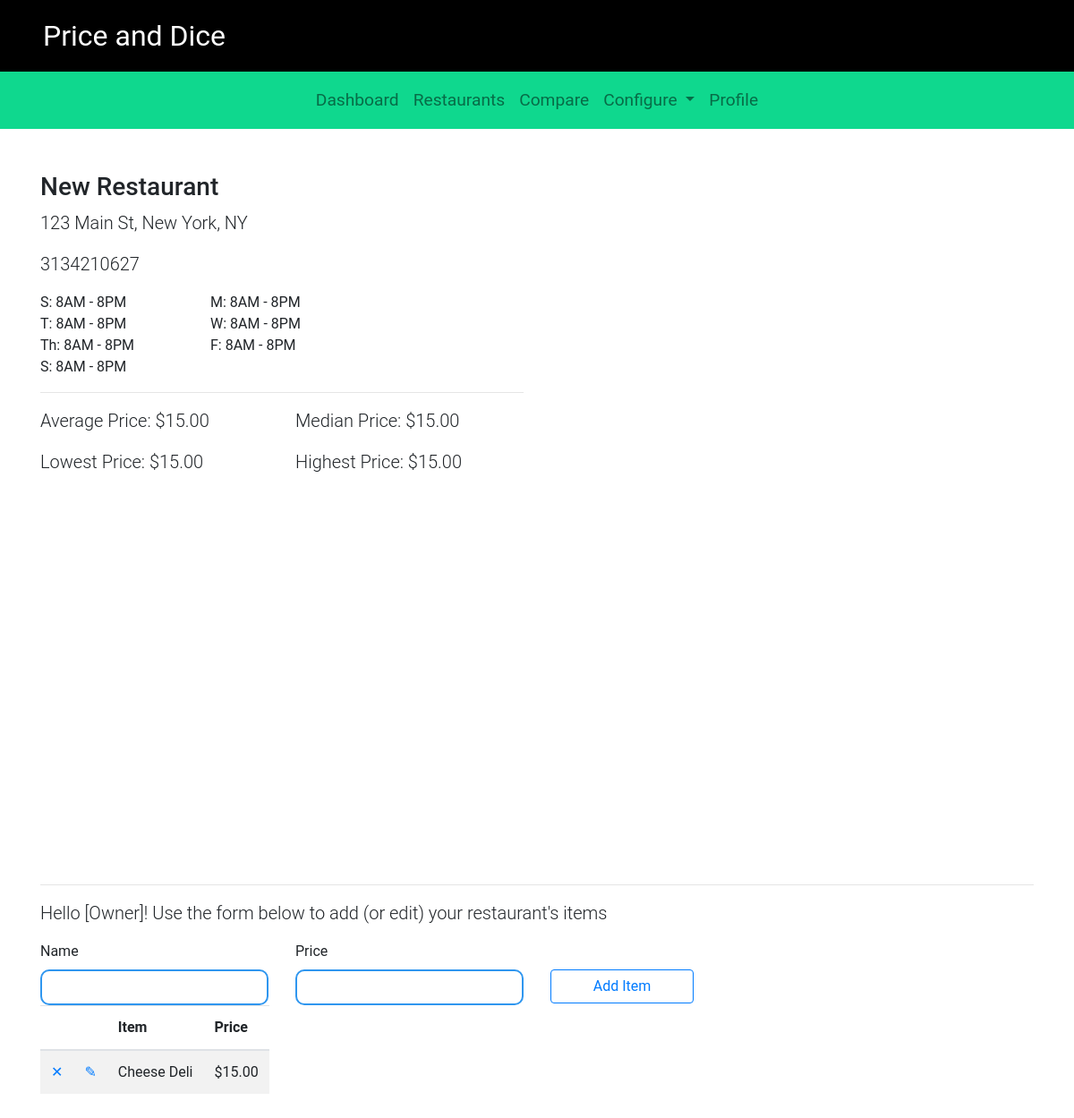
Before: /campus/89/ with the older database file.
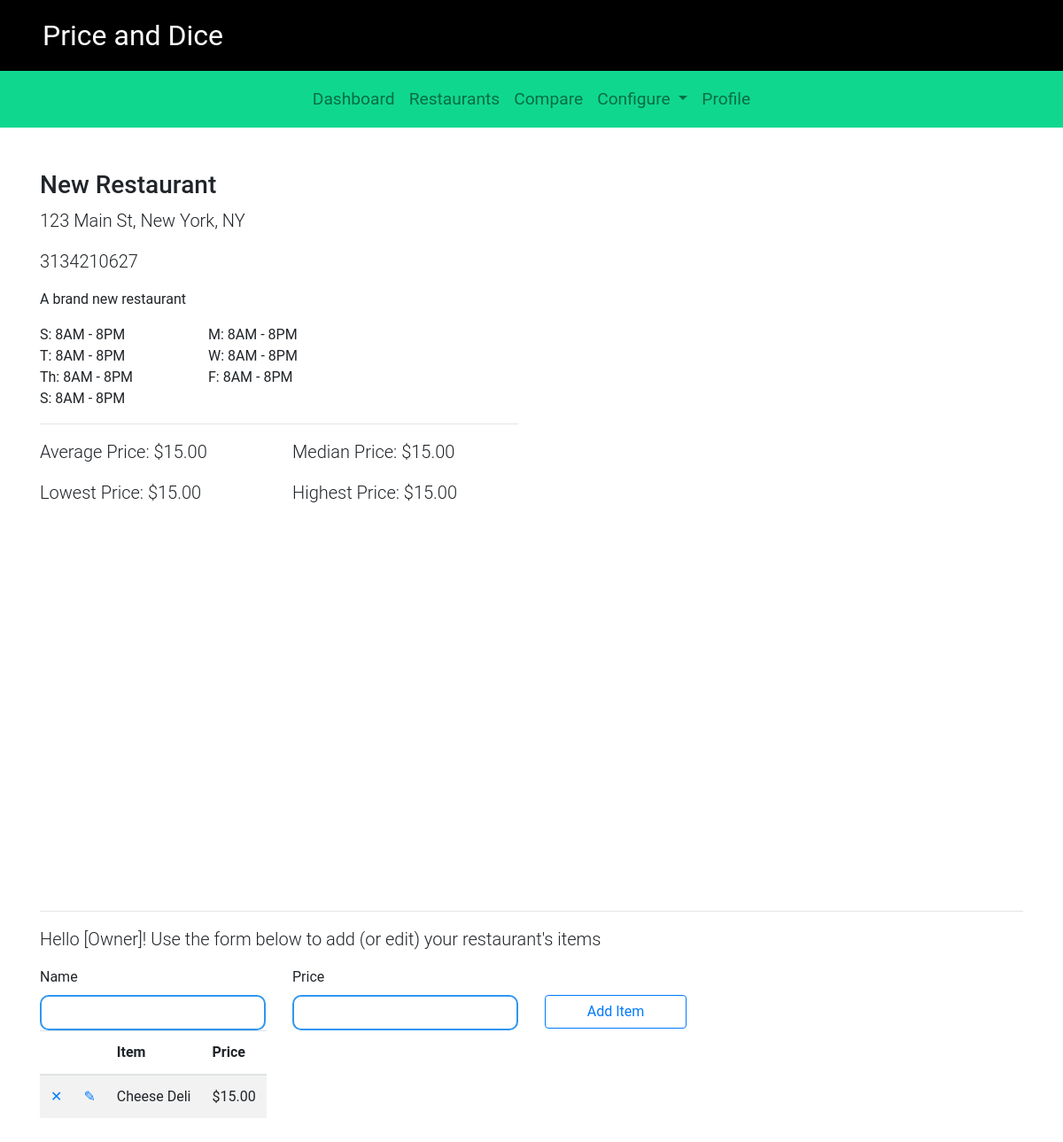
After: the same page with the newer database file.
### campus/models.py (models this page shows, shortened)
class Restaurant(models.Model):
    name = models.CharField(max_length=200)
    location = models.CharField(max_length=200)
    phone_number = models.CharField(max_length=20, default='(xxx) xxx-xxxx')
    description = models.CharField(max_length=300, default='No description added')
    sunday = models.CharField(max_length=20, default=DEFAULT_HOURS)
    monday = models.CharField(max_length=20, default=DEFAULT_HOURS)
    tuesday = models.CharField(max_length=20, default=DEFAULT_HOURS)
    wednesday = models.CharField(max_length=20, default=DEFAULT_HOURS)
    thursday = models.CharField(max_length=20, default=DEFAULT_HOURS)
    friday = models.CharField(max_length=20, default=DEFAULT_HOURS)
    saturday = models.CharField(max_length=20, default=DEFAULT_HOURS)
    item_list = models.ManyToManyField(Item)
    def get_average_price(self):
        item_list = self.item_list.all()
        if not item_list:
            return 'N/A'
        else:
            num_item_list =  0
            total_price = 0
            for i in item_list:
                num_item_list += 1
                total_price += i.price
            return float(total_price / num_item_list)
    def get_min_price(self):
        item_list = self.item_list.all()
        if not item_list:
            return 'N/A'
        else:
            min_price = item_list[0].price
            for i in item_list:
                if i.price < min_price:
                    min_price = i.price
            return min_price
    def get_max_price(self):
        item_list = self.item_list.all()
        if not item_list:
            return 'N/A'
        else:
            max_price = item_list[0].price
            for i in item_list:
                if i.price > max_price:
                    max_price = i.price
            return max_price

class Item(models.Model):
    price = models.FloatField(default=0)
    name = models.CharField(max_length=50)

### campus/views.py (the view)
# urls.py: path('<int:restaurant_id>/', views.restaurant_detail, name='restaurant_detail'),
def restaurant_detail(request, restaurant_id, context={}):
    try:
        restaurant = Restaurant.objects.get(pk=restaurant_id)
    except Restaurant.DoesNotExist:
        raise Http404("Restaurant does not exist")
    context['restaurant'] = restaurant
    return render(request, 'campus/restaurant-detail.html', context)

### campus/templates/campus/restaurant-detail.html (shortened to what the changed rows need)
{% extends "./base.html" %}
{% block restautant_detail_list}
{% block body %}
<div class="container content-top">
    <div class="row">
        <div class="col-lg-6">
            <h3>{{restaurant.name}}</h3>
        </div>
    </div>
    <div class="row">
        <div class="col-lg-6">
            <p class="lead">{{restaurant.location}}</p>
        </div>
    </div>
    <div class="row">
        <div class="col-lg-6">
            <p class="lead" >{{restaurant.phone_number}}</p>
        </div>
    </div>
    {% if restaurant.description != 'No description added' %}
    <div class="row">
        <div class="col-lg-6">
                <p>{{restaurant.description}}</p>
        </div>
    </div>
    {% endif %}
    <div class="row">
        <div class="col-lg-2">
            S: {{restaurant.sunday}}
        </div>
        <div class="col-lg-2">
            M: {{restaurant.monday}}
        </div>
    </div>
    <div class="row">
        <div class="col-lg-2">
            T: {{restaurant.tuesday}}
        </div>
        <div class="col-lg-2">
            W: {{restaurant.wednesday}}
        </div>
    </div>
    <div class="row">
        <div class="col-lg-2">
            Th: {{restaurant.thursday}}
        </div>
        <div class="col-lg-2">
            F: {{restaurant.friday}}
        </div>
    </div>
    <div class="row">
        <div class="col-lg-2">
            S: {{restaurant.saturday}}
        </div>
    </div>
    <div class="row">
        <div class="col-lg-3">
            <p class="lead">Average Price:
                {% if restaurant.get_average_price != 'N/A' %}
                ${{restaurant.get_average_price | floatformat:2}}
                {% else %}
                {{restaurant.get_average_price}}
                {% endif %}
            </p>
        </div>
        <div class="col-lg-3">
            <p class="lead">Median Price:
                {% if restaurant.get_average_price != 'N/A' %}
                ${{restaurant.get_average_price | floatformat:2}}
                {% else %}
                {{restaurant.get_average_price}}
                {% endif %}
            </p>
        </div>
    </div>
    <div class="row">
        <div class="col-lg-3">
            <p class="lead">Lowest Price:
                {% if restaurant.get_min_price != 'N/A' %}
                ${{restaurant.get_min_price | floatformat:2}}
                {% else %}
                {{restaurant.get_min_price}}
                {% endif %}
            </p>
        </div>
        <div class="col-lg-3">
            <p class="lead">Highest Price:
                {% if restaurant.get_max_price != 'N/A' %}
                ${{restaurant.get_max_price | floatformat:2}}
                {% else %}
                {{restaurant.get_max_price}}
                {% endif %}
            </p>
        </div>
    </div>
    <div class="row">
        <div class="col-lg-12">
                <table class="table table-hover table-responsive table-striped">
                    <thead>
                        <tr>
                            <th></th>
                            <th></th>
                            <th>Item</th>
                            <th>Price</th>
                        </tr>
                    </thead>
                </table>
        </div>
    </div>
    <br>
</div>
{% endblock %}

Changed rows visible on the page:
changed Restaurant "New Restaurant": description (not shown) → "A brand new restaurant"
